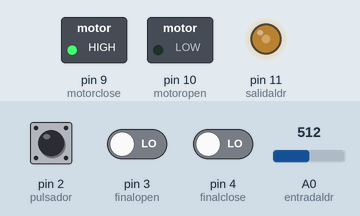
This sketch was run on a simulated Arduino Uno, built with avr-gcc and run on an emulated ATmega328P. Shown: switched loads named in the sketch (green lamp = pin HIGH), output pins drawn as LEDs (lit = HIGH). The test bench sets the inputs (shaded band); at power-on: A0 (entradaldr) = 512, pin 2 (pulsador) LOW, pin 3 (finalopen) LOW, pin 4 (finalclose) LOW. What the sketch prints to the serial monitor is not drawn.

Above: at 1.2 s.
1.3 s: A0 (entradaldr) set to 597
2.8 s: A0 (entradaldr) set to 621
At 3.5 s:
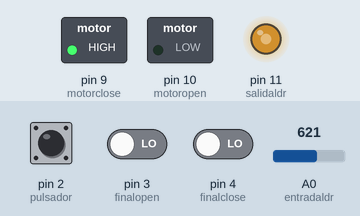
4.3 s: pin 2 (pulsador) pulled HIGH for 0.15 s
At 5.6 s:
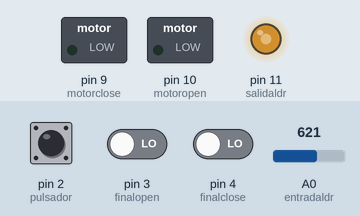
5.9 s: pin 2 (pulsador) pulled HIGH for 1 s
At 7.7 s:
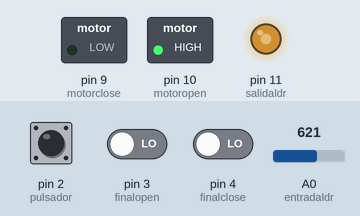
8.4 s: A0 (entradaldr) set to 774
9.9 s: A0 (entradaldr) set to 802
At 11.3 s:
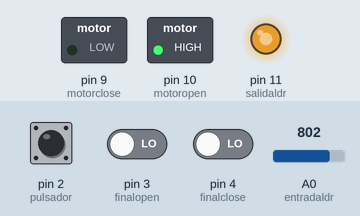
Timing chart, 0 to 12.4 s (numbered marks = the images above; inputs shaded):
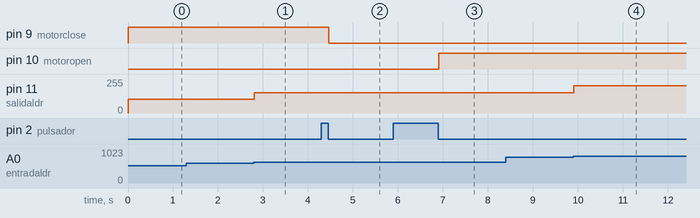

The sketch:

toldo01.ino
```cpp
/*
Programa para simular el funcionamiento de un toldo para poder
plegarlo y desplegarlo usando un mismo pulsador.

Autor: Juan Carlos Breijo Pérez
Data: Febrero de 2024
*/
#define finalopen 3
#define finalclose 4
#define salidaldr 11
#define entradaldr A0
#define pulsador 2
#define motoropen 10
#define motorclose 9


bool estadoPulsador = 0;
bool ultimoMotor = 0;
bool estadoMotoropen = 0;
bool estadoMotorclose = 0;
int velocidade = 0;
int lecturaldr = 0;

void setup() {
  pinMode(motoropen, OUTPUT);
  pinMode(motorclose, OUTPUT);
  pinMode(pulsador, INPUT);
  pinMode(finalopen, INPUT);
  pinMode(finalclose, INPUT);
  Serial.begin(9600);
}

void loop() {
  lecturaldr = analogRead(entradaldr);
  velocidade = map(lecturaldr, 54, 974, 0, 5);
  Serial.println(velocidade);
  switch (velocidade){
    case 0: analogWrite(salidaldr, 255*0.05);break;
    case 1: analogWrite(salidaldr, 255*0.2);break;
    case 2: analogWrite(salidaldr, 255*0.4);break;
    case 3: analogWrite(salidaldr, 255*0.6);break;
    case 4: analogWrite(salidaldr, 255*0.8);break;
    case 5: analogWrite(salidaldr, 255);break;
  }
  if(digitalRead(pulsador)) {
    estadoPulsador = !estadoPulsador;
    estadoMotoropen = 0;
    estadoMotorclose = 0;
    while(digitalRead(pulsador)) {
      delay(20);
    }
    if(estadoPulsador == !0){
      ultimoMotor = !ultimoMotor;
    }
  }
  if(estadoPulsador == 0 && ultimoMotor == !0) {
    digitalWrite(motoropen, 1);
    digitalWrite(motorclose, 0);
    estadoMotoropen = 1;
  }
  else if(estadoPulsador == 0 && ultimoMotor == 0){
    digitalWrite(motoropen, 0);
    digitalWrite(motorclose, 1);
    estadoMotorclose = 1;
  }else{
    digitalWrite(motoropen, 0);
    digitalWrite(motorclose, 0);
    estadoMotoropen = 0;
    estadoMotorclose = 0;
  }
  if(digitalRead(finalopen)) {
    if(estadoMotoropen == 1){
      digitalWrite(motoropen, 0);
      estadoPulsador = !estadoPulsador;
      estadoMotoropen = 0;
      ultimoMotor = !ultimoMotor;
    }
    while(digitalRead(finalopen)) {
      delay(20);
    }
  }
  if(digitalRead(finalclose)) {
    if(estadoMotorclose == 1){
      digitalWrite(motorclose, 0);
      estadoPulsador = !estadoPulsador;
      estadoMotorclose = 0;
      ultimoMotor = !ultimoMotor;
    }
    while(digitalRead(finalclose)) {
      delay(20);
    }
  }
}
```

Measured:
- the behaviour switches between 605 and 606 on A0 (entradaldr) (found by bisection; images 0 and 1)
- the behaviour switches between 789 and 790 on A0 (entradaldr) (found by bisection; images 3 and 4)
- after the input at 2.8 s, pin 11 (salidaldr): 102/255 → 153/255 at once
- after the input at 4.3 s, pin 9 (motorclose): HIGH → LOW after 0.16 s
- after the input at 5.9 s, pin 10 (motoropen): LOW → HIGH after 1.0 s
- after the input at 9.9 s, pin 11 (salidaldr): 153/255 → 204/255 at once
